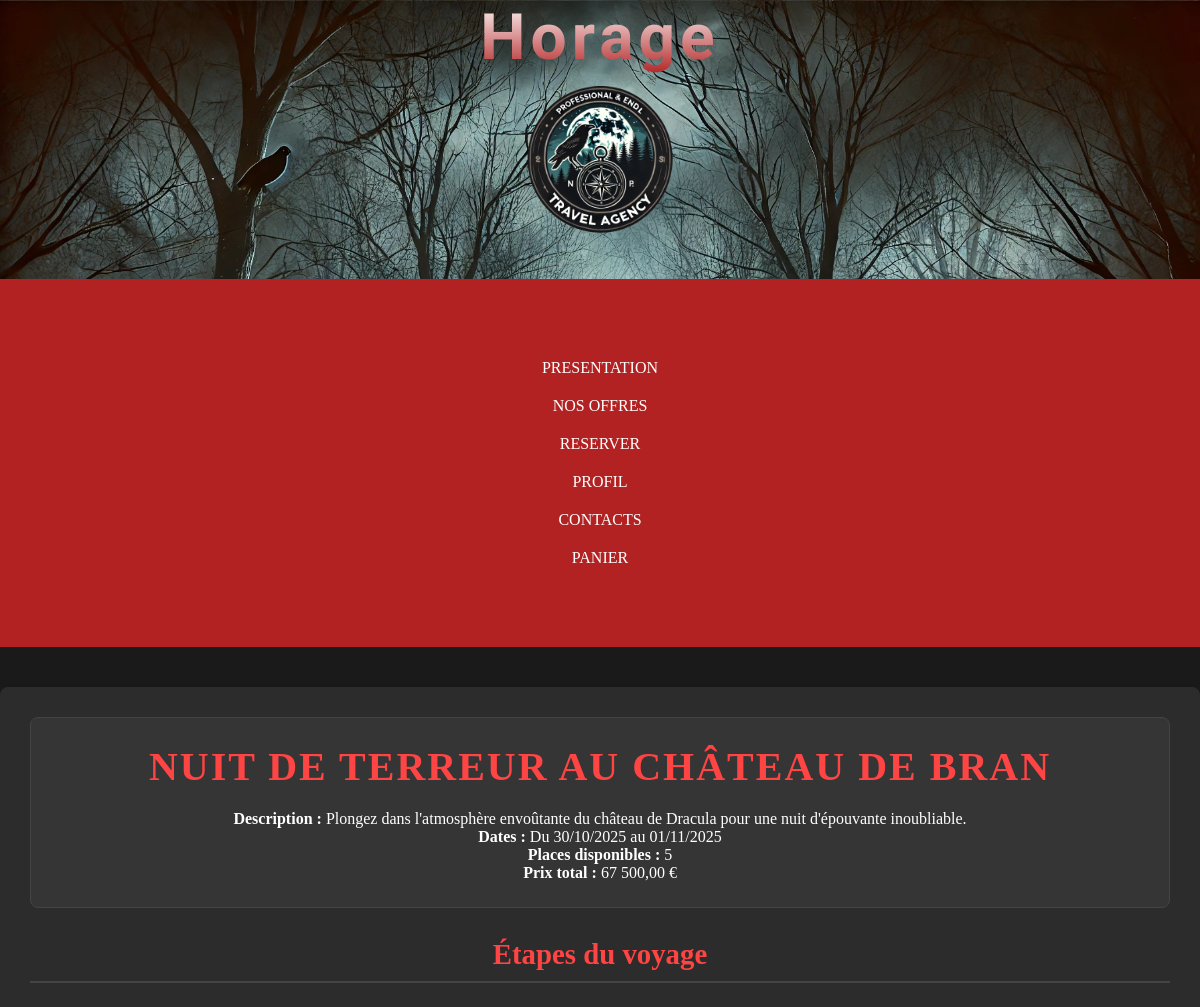
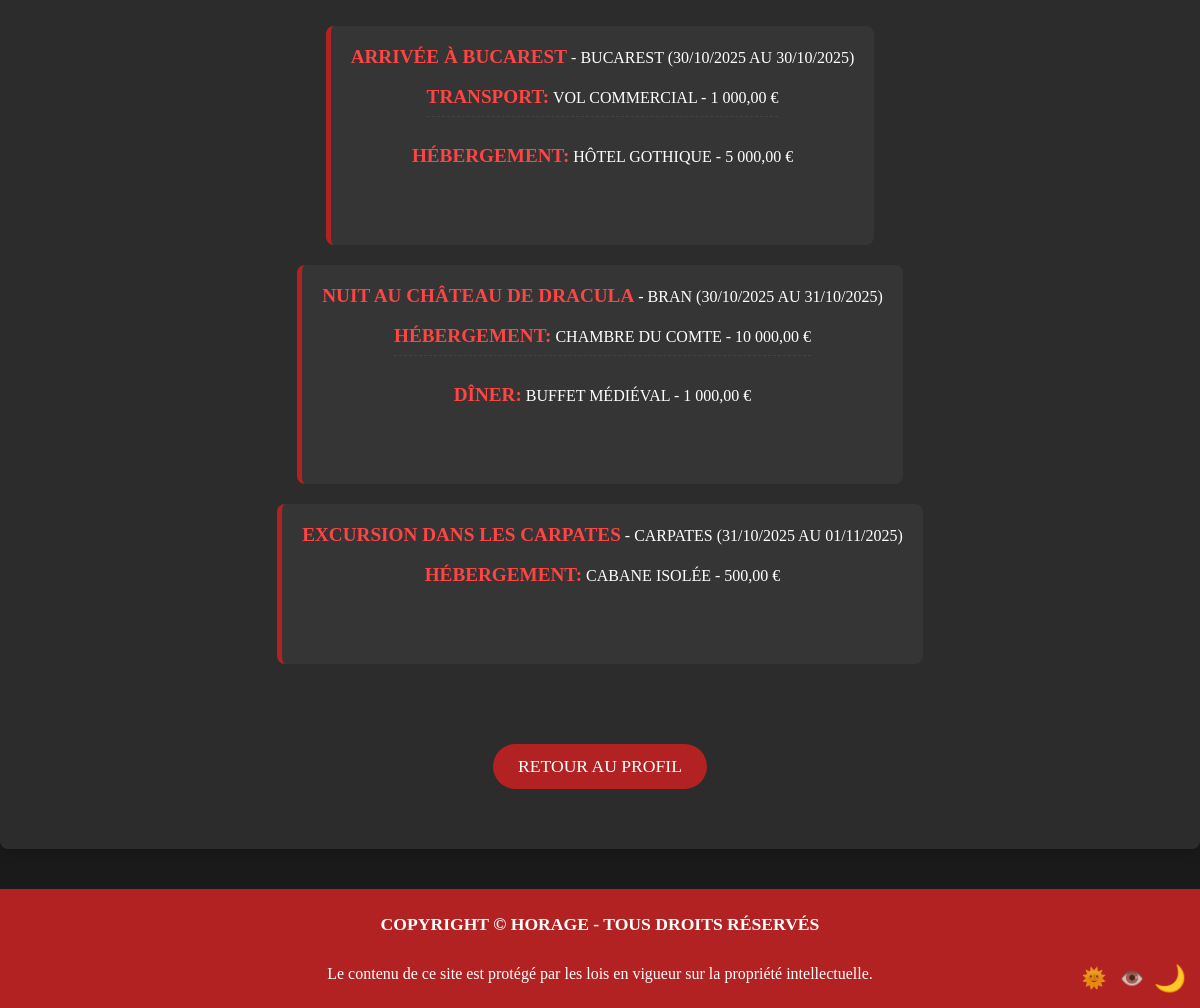
Screenshot of /recapitulatif2.php?id_voyage=3 (signed in) with the database file from the repository (2 pictures, top to bottom).
### tables this page shows
CREATE TABLE `voyages` (
  `IdVoyage` int(11) NOT NULL,
  `Titre` varchar(100) NOT NULL,
  `Description` text NOT NULL,
  `DateDebut` date NOT NULL,
  `DateFin` date NOT NULL,
  `PrixBase` decimal(10,2) NOT NULL,
  `PlacesDispo` int(11) NOT NULL
);

CREATE TABLE `voyage_payee` (
  `IdCommande` int(11) NOT NULL,
  `IdVoyage` int(11) NOT NULL,
  `IdUtilisateur` int(11) NOT NULL,
  `DatePaiement` date NOT NULL,
  `Prix` decimal(10,2) NOT NULL,
  `NbAdultes` int(11) NOT NULL,
  `NbEnfants` int(11) NOT NULL
);

CREATE TABLE `etapes` (
  `IdEtape` int(11) NOT NULL,
  `IdVoyage` int(11) NOT NULL,
  `Titre` varchar(100) NOT NULL,
  `DateArrive` date NOT NULL,
  `DateDepart` date NOT NULL,
  `Position` varchar(50) NOT NULL
);

CREATE TABLE `options_commande` (
  `IdOptionCommande` int(11) NOT NULL,
  `IdCommande` int(11) NOT NULL,
  `IdEtape` int(11) NOT NULL,
  `IdOption` int(11) NOT NULL,
  `IdChoix` int(11) NOT NULL,
  `Prix` decimal(10,2) NOT NULL
);

CREATE TABLE `options_etape` (
  `IdOption` int(11) NOT NULL,
  `IdEtape` int(11) NOT NULL,
  `NomOption` varchar(100) NOT NULL
);

CREATE TABLE `choix_options` (
  `IdChoix` int(11) NOT NULL,
  `IdOption` int(11) NOT NULL,
  `Nom` varchar(100) NOT NULL,
  `Prix` decimal(10,2) NOT NULL
);

### recapitulatif2.php (the view, shortened to what this page needs)
<?php
require_once 'session.php';
$pdo = DemarrageSQL();
function afficherPrix($prix) {
    return number_format($prix, 2, ',', ' ') . ' €';
}
$id_voyage = $_GET['id_voyage'] ?? null;
$utilisateur = $_SESSION['user'] ?? null;
$stmt = $pdo->prepare("SELECT * FROM voyages WHERE IdVoyage = ?");
$stmt->execute([$id_voyage]);
$voyage = $stmt->fetch(PDO::FETCH_ASSOC);
$stmt = $pdo->prepare("SELECT * FROM etapes WHERE IdVoyage = ? ORDER BY DateArrive");
$stmt->execute([$id_voyage]);
$etapes = $stmt->fetchAll(PDO::FETCH_ASSOC);
$stmt = $pdo->prepare("SELECT oc.*, co.Nom, co.Prix, oe.NomOption
                       FROM options_commande oc
                       JOIN choix_options co ON oc.IdChoix = co.IdChoix
                       JOIN options_etape oe ON oc.IdOption = oe.IdOption
                       WHERE oc.IdCommande IN (SELECT IdCommande FROM voyage_payee WHERE IdVoyage = ? AND IdUtilisateur = ?)");
$stmt->execute([$id_voyage, $utilisateur['id']]);
$options_commandees = $stmt->fetchAll(PDO::FETCH_ASSOC);
$options_par_etape = [];
foreach ($options_commandees as $option) {
    $options_par_etape[$option['IdEtape']][] = $option;
}
$stmt = $pdo->prepare("SELECT * FROM voyage_payee WHERE IdVoyage = ? AND IdUtilisateur = ?");
$stmt->execute([$id_voyage, $_SESSION['user']['id']]);
$vp=$stmt->fetch(PDO::FETCH_ASSOC);
$prix_total = $vp['Prix'] ;
?>
<!DOCTYPE html>
<html lang="fr">
<head>
    <link rel="stylesheet" href="CSS/recapitulatif.css?v=<?php echo time(); ?>">
</head>
<body>
<main>
    <div class="hero1">
        <h2 id="main_title"><?= htmlspecialchars($voyage['Titre']) ?></h2>
        <p><strong>Description :</strong> <?= htmlspecialchars($voyage['Description']) ?></p>
        <p><strong>Dates :</strong> Du <?= date('d/m/Y', strtotime($voyage['DateDebut'])) ?> au <?= date('d/m/Y', strtotime($voyage['DateFin'])) ?></p>
        <p><strong>Places disponibles :</strong> <?= htmlspecialchars($voyage['PlacesDispo']) ?></p>
<p><strong>Prix total :</strong> <?= afficherPrix($prix_total) ?>
</p>
    </div>
    <h3 id="subtitle">Étapes du voyage</h3>
    <ul>
        <?php foreach ($etapes as $etape) : ?>
            <li class="parent">
                <strong><?= htmlspecialchars($etape['Titre']) ?></strong> -
                <?= htmlspecialchars($etape['Position']) ?>
                (<?= date('d/m/Y', strtotime($etape['DateArrive'])) ?> au <?= date('d/m/Y', strtotime($etape['DateDepart'])) ?>)
                <ul>
                    <?php if (isset($options_par_etape[$etape['IdEtape']])): ?>
                        <?php foreach ($options_par_etape[$etape['IdEtape']] as $option): ?>
                            <li>
                                <strong><?= htmlspecialchars($option['NomOption']) ?>:</strong>
                                <?= htmlspecialchars($option['Nom']) ?> - <?= afficherPrix($option['Prix']*($vp['NbAdultes']+$vp['NbEnfants'])) ?>
                            </li>
                        <?php endforeach; ?>
                    <?php else: ?>
                        <li>Aucune option choisie pour cette étape</li>
                    <?php endif; ?>
                </ul>
            </li>
        <?php endforeach; ?>
    </ul>
    <a href="profil_travel.php" class="btn"> Retour au profil </a>
</main>
<footer>
    <h2>Copyright © Horage - Tous droits réservés</h2>
    <p>Le contenu de ce site est protégé par les lois en vigueur sur la propriété intellectuelle.</p>
</footer>
</body>
</html>

### CSS/recapitulatif.css (style rules this page uses)
main { max-width: 1200px; margin: 40px auto; padding: 30px; background-color: var(--color-background-profile); border-radius: 8px; box-shadow: 0 4px 12px rgba(0, 0, 0, 0.2); }
.hero1 { background-color: var(--color-background-form); padding: 25px; border-radius: 8px; margin-bottom: 30px; border: 1px solid var(--color-border); }
#main_title { font-size: 2.5rem; margin-bottom: 20px; color: var(--color-nav-light); text-transform: uppercase; letter-spacing: 2px; }
#subtitle { font-size: 1.8rem; margin: 30px 0 20px; color: var(--color-nav-light); border-bottom: 2px solid var(--color-border); padding-bottom: 10px; }
ul:not(.nav ul) { display: flex; flex-direction: column; gap: 20px; padding: 0; }
.parent { background-color: var(--color-background-form); padding: 20px; border-radius: 8px; border-left: 5px solid var(--color-nav); }
.parent strong { font-size: 1.2rem; color: var(--color-nav-light); }
.parent ul { margin-top: 10px; padding-left: 20px; }
.parent li { padding: 8px 0; border-bottom: 1px dashed var(--color-border); }
.parent li:last-child { border-bottom: none; }
.btn { background-color: var(--color-nav); color: var(--color-rod); border: none; padding: 12px 25px; font-size: 1.1rem; border-radius: 50px; cursor: pointer; transition: all 0.3s ease; text-transform: uppercase; margin: 30px 0; display: inline-block; text-decoration: none; text-align: center; }

### CSS/main.css (style rules this page uses)
* { margin: 0; padding: 0; box-sizing: border-box; }
html, body { width: 100%; height: 100%; text-align: center; background-color: var(--color-background); color: var(--color-white); }
ul { text-transform: uppercase; list-style-type: none; display: flex; justify-content: center; gap: 120px; margin: 50px; }
a { text-decoration: none; color: var(--color-rod); font-size: 1.0rem; }
footer { background-color: var(--color-nav); padding: 25px; color: var(--color-rod); }
h2 { margin-bottom: 30px; text-transform: uppercase; font-size: 1.1rem; }
main { margin: 100px; }
@media screen and (max-width: 1300px) { ul { flex-direction: column; align-items: center; gap: 20px; padding: 20px; } }
@media screen and (max-width: 1300px) { main { margin: 20px; } }

### CSS/root.css (style rules this page uses)
:root { --color-border : #444; --color-rod: #ffffff; --color-nav: #B22222; --color-search-button: #6b0710; --color-search-button-hover: rgb(44, 11, 11); --color-search-form-group: #771f1f; --color-background: #1A1A1A; --color-hover: #7a0a14; --color-travelbutton: #ffffff; --color-nav-light: #ff4444; --color-background-form: #353535; --color-background-profile: #2C2C2C; --color-border-dark: #8B0000; --color-redlight-root: #ff4444; --color-white: white; --color-orange: #ffa500; --color-blue: #007bff; --color-purple: #800080; --color-green:#33ff00; }

### rows the page displays
voyages: Titre "NUIT DE TERREUR AU CHÂTEAU DE BRAN", Description "Plongez dans l'atmosphère envoûtante du château de Dracula pour une nuit d'épouvante inoubliable.", DateDebut "30/10/2025", DateFin "01/11/2025", PlacesDispo "5"
voyage_payee: Prix "67 500,00 €"
etapes: Titre "ARRIVÉE À BUCAREST", Position "BUCAREST", DateArrive "30/10/2025", DateDepart "30/10/2025"
options_commande: IdOption.NomOption "TRANSPORT", IdChoix.Nom "VOL COMMERCIAL", IdChoix.NbEnfants "1 000,00 €"
options_commande: IdOption.NomOption "HÉBERGEMENT", IdChoix.Nom "HÔTEL GOTHIQUE", IdChoix.NbEnfants "5 000,00 €"
etapes: Titre "NUIT AU CHÂTEAU DE DRACULA", Position "BRAN", DateArrive "30/10/2025", DateDepart "31/10/2025"
options_commande: IdOption.NomOption "HÉBERGEMENT", IdChoix.Nom "CHAMBRE DU COMTE", IdChoix.NbEnfants "10 000,00 €"
options_commande: IdOption.NomOption "DÎNER", IdChoix.Nom "BUFFET MÉDIÉVAL", IdChoix.NbEnfants "1 000,00 €"
etapes: Titre "EXCURSION DANS LES CARPATES", Position "CARPATES", DateArrive "31/10/2025", DateDepart "01/11/2025"
options_commande: IdOption.NomOption "HÉBERGEMENT", IdChoix.Nom "CABANE ISOLÉE", IdChoix.NbEnfants "500,00 €"

### other values shown
$profilLabel "PROFIL"
